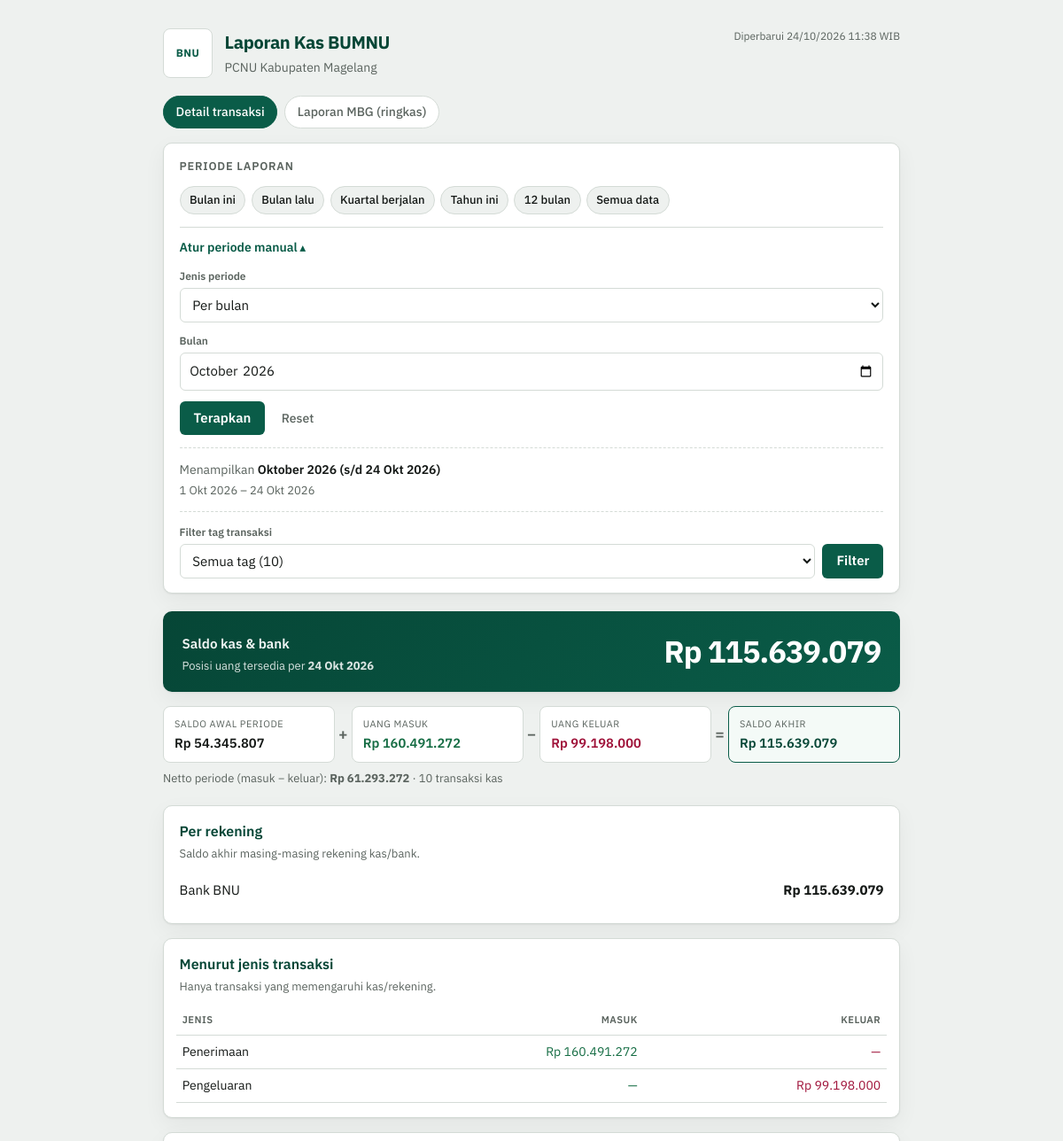
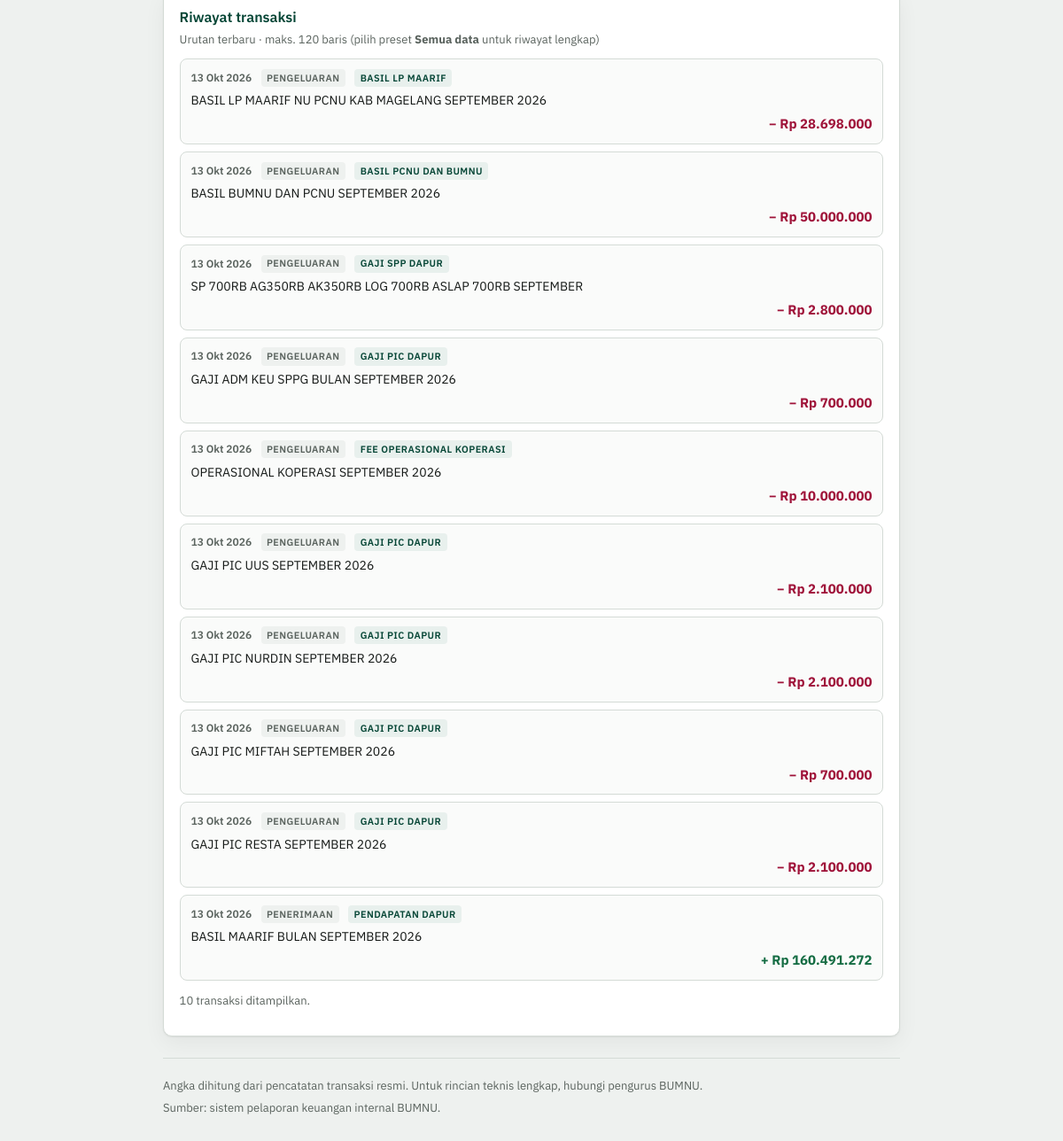
The page /publik/kas-bumnu.php on the database its author committed (2 pictures, top to bottom).
### tables this page shows
CREATE TABLE `transaksi` (
  `id` int(11) NOT NULL,
  `tanggal` date NOT NULL,
  `id_akun_debit` int(11) NOT NULL,
  `id_akun_kredit` int(11) NOT NULL,
  `keterangan` text NOT NULL,
  `jenis` enum('pemasukan','pengeluaran','hutang','piutang','tanam_modal','tarik_modal','transfer_uang','pemasukan_piutang','transfer_hutang') NOT NULL,
  `jumlah` decimal(15,2) NOT NULL,
  `pajak` decimal(5,2) NOT NULL,
  `bunga` decimal(5,2) NOT NULL,
  `total` decimal(15,2) NOT NULL,
  `file_lampiran` varchar(255) DEFAULT NULL,
  `penanggung_jawab` text DEFAULT NULL,
  `tag` varchar(50) DEFAULT NULL,
  `created_by` int(11) NOT NULL,
  `id_perusahaan` int(11) DEFAULT NULL,
  `created_at` timestamp NOT NULL DEFAULT current_timestamp()
);

### publik/kas-bumnu.php (the view, shortened to what the rows shown need)
<?php
try {
    $config = bumnuPublicConfig();
} catch (Throwable $e) {
    http_response_code(500);
    header('Content-Type: text/html; charset=utf-8');
    echo '<p>Laporan sementara tidak dapat dimuat. Periksa konfigurasi server.</p>';
    exit;
}
$cssVer = @filemtime(__DIR__ . '/../assets/css/publik-bumnu-kas.css') ?: time();
    ?>
    <?php
$periode = bumnuResolvePeriode($_GET);
$tanggal_awal = $periode['tanggal_awal'];
$tanggal_akhir = $periode['tanggal_akhir'];
$error = null;
$mutasi = ['masuk' => 0.0, 'keluar' => 0.0, 'by_jenis' => []];
$transaksi = [];
$tag_filter = bumnuParseTagFilter($_GET);
$laporan_view = (isset($_GET['laporan']) && $_GET['laporan'] === 'mbg') ? 'mbg' : 'detail';
try {
    $perusahaan = bumnuResolveCompany($db);
    if (!$perusahaan) {
        $error = 'Data perusahaan Kas BUMNU belum ditemukan di sistem.';
    } else {
        $id_perusahaan = (int) $perusahaan['id'];
        $kasAccounts = bumnuGetKasAccounts($db, $id_perusahaan);
        $kasIds = array_map(static fn ($a) => (int) $a['id'], $kasAccounts);
        $mutasi = bumnuKasMutasiPeriode($db, $kasIds, $id_perusahaan, $tanggal_awal, $tanggal_akhir, null);
        $tx_count = bumnuKasTransaksiCount($db, $kasIds, $id_perusahaan, $tanggal_awal, $tanggal_akhir, $tag_filter);
        $tx_fetch = bumnuPublicTransaksiFetchLimit($config, $periode, $tx_count);
        $transaksi = bumnuKasTransaksiList(
            $db,
            $kasIds,
            $id_perusahaan,
            $tanggal_awal,
            $tanggal_akhir,
            $tx_fetch['limit'],
            $tx_fetch['order'],
            $tag_filter
        );
    }
} catch (Throwable $e) {
    $error = 'Gagal memuat data laporan. Pastikan database dan file aplikasi sudah lengkap.';
}
?>
<!DOCTYPE html>
<html lang="id">
<head>
    <link rel="stylesheet" href="/assets/css/publik-bumnu-kas.css?v=<?= (int) $cssVer ?>">
</head>
<body class="bumnu-publik<?= $laporan_view === 'mbg' ? ' is-mbg-view' : '' ?>">
<div class="bumnu-shell">
    <header class="bumnu-top">
        <div class="bumnu-brand">
            <div>
                <h1><?= htmlspecialchars($config['page_title'] ?? 'Laporan Kas BUMNU') ?></h1>
            </div>
        </div>
    </header>
    <section class="bumnu-filter" aria-labelledby="filter-heading">
        <h2 id="filter-heading" class="bumnu-filter-title">Periode laporan</h2>
    </section>
    <?php if ($error): ?>
        <p class="bumnu-alert"><?= htmlspecialchars($error) ?></p>
    <?php else: ?>
        <?php if ($laporan_view === 'detail'): ?>
        <section class="bumnu-hero" aria-labelledby="saldo-heading">
            <div class="bumnu-hero-text">
                <h2 id="saldo-heading">Saldo kas &amp; bank</h2>
            </div>
        </section>
        <?php if ($mutasi['by_jenis'] !== []): ?>
        <section class="bumnu-block">
            <div class="bumnu-table-wrap">
                <table class="bumnu-table">
                    <thead>
                        <tr>
                            <th>Jenis</th>
                            <th class="num">Masuk</th>
                            <th class="num">Keluar</th>
                        </tr>
                    </thead>
                </table>
            </div>
        </section>
        <?php endif; ?>
        <section class="bumnu-block">
            <?php if ($transaksi === []): ?>
                <p class="bumnu-empty">Tidak ada pergerakan kas pada periode ini.</p>
            <?php else: ?>
            <div class="bumnu-tx-list">
                <?php foreach ($transaksi as $t): ?>
                <article class="bumnu-tx">
                    <div class="bumnu-tx-meta">
                        <time datetime="<?= htmlspecialchars($t['tanggal']) ?>"><?= htmlspecialchars(bumnuFormatTanggalIndonesia($t['tanggal'])) ?></time>
                        <span class="bumnu-tx-tag"><?= htmlspecialchars($t['jenis_label']) ?></span>
                        <?php if (trim((string) ($t['tag'] ?? '')) !== ''): ?>
                            <span class="bumnu-tx-tag is-label"><?= htmlspecialchars(trim((string) $t['tag'])) ?></span>
                        <?php endif; ?>
                    </div>
                    <p class="bumnu-tx-desc"><?= htmlspecialchars($t['keterangan']) ?></p>
                    <p class="bumnu-tx-amt <?= $t['arah'] === 'masuk' ? 'is-in' : 'is-out' ?>">
                        <?= $t['arah'] === 'masuk' ? '+' : '−' ?> <?= htmlspecialchars(formatRupiah($t['total'])) ?>
                    </p>
                </article>
                <?php endforeach; ?>
            </div>
            <?php endif; ?>
        </section>
        <?php endif; ?>
    <?php endif; ?>
</div>
</body>
</html>

### rows shown on the page
transaksi: tanggal "13 Okt 2026", jenis_label "PENGELUARAN", tag "BASIL LP MAARIF", keterangan "BASIL LP MAARIF NU PCNU KAB MAGELANG SEPTEMBER 2026", total "Rp 28.698.000"
transaksi: tanggal "13 Okt 2026", jenis_label "PENGELUARAN", tag "BASIL PCNU DAN BUMNU", keterangan "BASIL BUMNU DAN PCNU SEPTEMBER 2026", total "Rp 50.000.000"
transaksi: tanggal "13 Okt 2026", jenis_label "PENGELUARAN", tag "GAJI SPP DAPUR", keterangan "SP 700RB AG350RB AK350RB LOG 700RB ASLAP 700RB SEPTEMBER", total "Rp 2.800.000"
transaksi: tanggal "13 Okt 2026", jenis_label "PENGELUARAN", tag "GAJI PIC DAPUR", keterangan "GAJI ADM KEU SPPG BULAN SEPTEMBER 2026", total "Rp 700.000"
transaksi: tanggal "13 Okt 2026", jenis_label "PENGELUARAN", tag "FEE OPERASIONAL KOPERASI", keterangan "OPERASIONAL KOPERASI SEPTEMBER 2026", total "Rp 10.000.000"
transaksi: tanggal "13 Okt 2026", jenis_label "PENGELUARAN", tag "GAJI PIC DAPUR", keterangan "GAJI PIC UUS SEPTEMBER 2026", total "Rp 2.100.000"
transaksi: tanggal "13 Okt 2026", jenis_label "PENGELUARAN", tag "GAJI PIC DAPUR", keterangan "GAJI PIC NURDIN SEPTEMBER 2026", total "Rp 2.100.000"
transaksi: tanggal "13 Okt 2026", jenis_label "PENGELUARAN", tag "GAJI PIC DAPUR", keterangan "GAJI PIC MIFTAH SEPTEMBER 2026", total "Rp 700.000"
transaksi: tanggal "13 Okt 2026", jenis_label "PENGELUARAN", tag "GAJI PIC DAPUR", keterangan "GAJI PIC RESTA SEPTEMBER 2026", total "Rp 2.100.000"
transaksi: tanggal "13 Okt 2026", jenis_label "PENERIMAAN", tag "PENDAPATAN DAPUR", keterangan "BASIL MAARIF BULAN SEPTEMBER 2026", total "Rp 160.491.272"

### other values the page prints
$config['page_title'] "Laporan Kas BUMNU"
$config['org_line'] "PCNU Kabupaten Magelang"
$label "Bulan ini"
$label "Bulan lalu"
$label "Kuartal berjalan"
$label "Tahun ini"
$label "12 bulan"
$label "Semua data"
$periode_label "Oktober 2026 (s/d 24 Okt 2026)"
bumnuFormatTanggalIndonesia($tanggal_awal) "1 Okt 2026"
bumnuFormatTanggalIndonesia($tanggal_akhir) "24 Okt 2026"
formatRupiah($saldo_akhir) "Rp 115.639.079"
formatRupiah($saldo_awal) "Rp 54.345.807"
formatRupiah($mutasi['masuk']) "Rp 160.491.272"
formatRupiah($mutasi['keluar']) "Rp 99.198.000"
